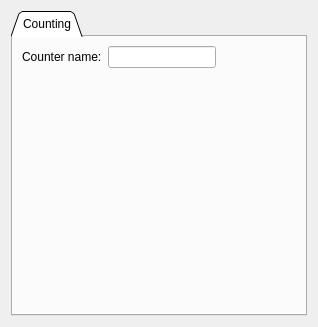
     <widget class="QWidget" name="junosacl">
      <layout class="QGridLayout" name="gridLayout_22">
       <item row="0" column="0">
        <widget class="QTabWidget" name="tabwJunos">
         <property name="tabShape">
          <enum>QTabWidget::Triangular</enum>
         </property>
         <property name="currentIndex">
          <number>0</number>
         </property>
         <widget class="QWidget" name="tab_1">
          <attribute name="title">
           <string>Counting</string>
          </attribute>
          <layout class="QVBoxLayout" name="verticalLayout">
           <item>
            <layout class="QHBoxLayout" name="horizontalLayout_6">
             <item>
              <layout class="QGridLayout" name="gridLayout_23">
               <item row="0" column="0">
                <widget class="QLabel" name="label_7">
                 <property name="text">
                  <string>Counter name:</string>
                 </property>
                </widget>
               </item>
               <item row="0" column="1">
                <widget class="QLineEdit" name="counterLineEdit"/>
               </item>
              </layout>
             </item>
             <item>
              <spacer name="horizontalSpacer_17">
               <property name="orientation">
                <enum>Qt::Horizontal</enum>
               </property>
               <property name="sizeHint" stdset="0">
                <size>
                 <width>80</width>
                 <height>20</height>
                </size>
               </property>
              </spacer>
             </item>
            </layout>
           </item>
           <item>
            <spacer name="verticalSpacer_8">
             <property name="orientation">
              <enum>Qt::Vertical</enum>
             </property>
             <property name="sizeHint" stdset="0">
              <size>
               <width>20</width>
               <height>235</height>
              </size>
             </property>
            </spacer>
           </item>
          </layout>
         </widget>
        </widget>
       </item>
      </layout>
     </widget>
